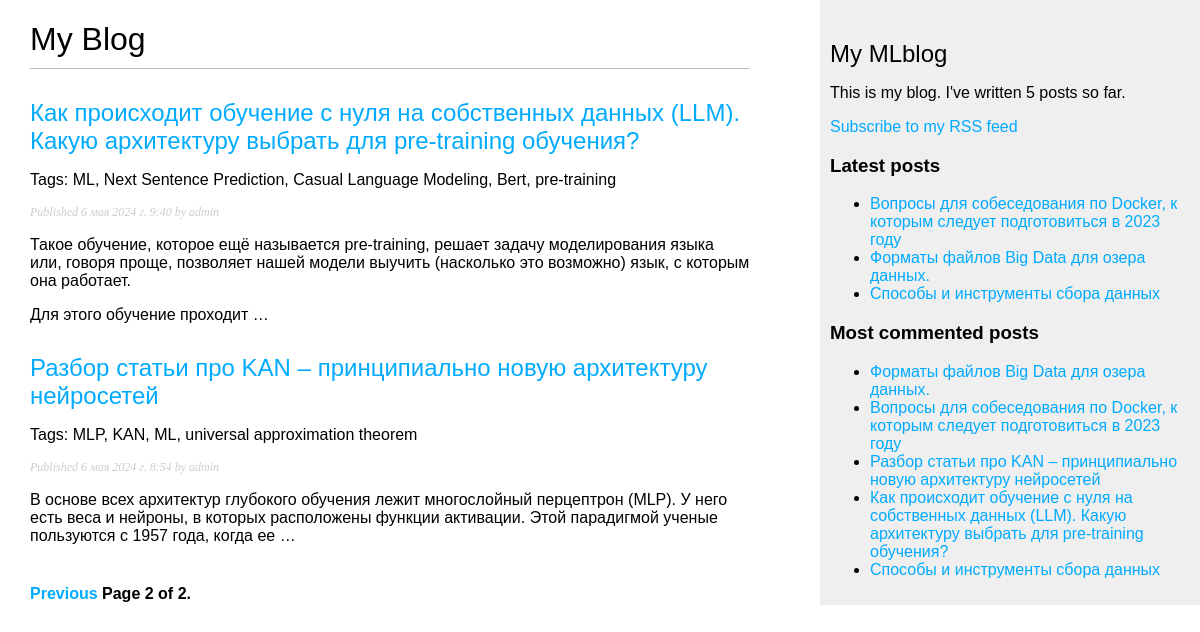
Screenshot of /blog/?page=2 with the database file from the repository.
### blog/models.py (models this page shows, shortened)
class Post(models.Model):
    class Status(models.TextChoices):
        DRAFT = 'DF', 'Draft'
        PUBLISHED = 'PB', 'Published'
    title = models.CharField(max_length=250)
    slug = models.SlugField(max_length=250, unique_for_date='publish')
    author = models.ForeignKey(
        User, on_delete=models.CASCADE, related_name='blog_posts')
    body = models.TextField()
    publish = models.DateTimeField(default=timezone.now)
    created = models.DateTimeField(auto_now_add=True)
    updated = models.DateTimeField(auto_now=True)
    tags = TaggableManager()
    status = models.CharField(
        max_length=2, choices=Status.choices, default=Status.DRAFT)
    objects = models.Manager()  # менеджер, применяемый по умолчанию
    published = PublishedManager()  # конкретно-прикладной менеджер
    class Meta:
        ordering = ['-publish']
        indexes = [
            models.Index(fields=['-publish']),
        ]
    def get_absolute_url(self):
        return reverse('blog:post_detail', args=[self.publish.year,
                                                 self.publish.month,
                                                 self.publish.day,
                                                 self.slug]
                       )

### blog/views.py (the view)
# urls.py: path('', views.post_list, name='post_list'),
def post_list(request, tag_slug=None):
    post_list = Post.published.all()
    tag = None
    if tag_slug:
        tag = get_object_or_404(Tag, slug=tag_slug)
        post_list = post_list.filter(tags__in=[tag])
    paginator = Paginator(post_list, 3)
    page_number = request.GET.get('page', 1)
    try:
        posts = paginator.page(page_number)
    except PageNotAnInteger:
        posts = paginator.page(1)
    except EmptyPage:
        posts = paginator.page(paginator.num_pages)
    return render(request, 'blog/post/list.html', {'posts': posts, 'tag': tag})

### blog/models.py (called while the page is built)
    def get_queryset(self):
        return super().get_queryset().filter(status=Post.Status.PUBLISHED)

### blog/templatetags/blog_tags.py (called while the page is built)
@register.simple_tag
def total_posts():
    return Post.published.count()

@register.inclusion_tag('blog/post/latest_posts.html')
def show_latest_posts(count=5):
    latest_posts = Post.published.order_by('-publish')[:count]
    return {'latest_posts': latest_posts}

@register.simple_tag
def get_most_commented_posts(count=5):
    return Post.published.annotate(total_comments=Count('comments')).order_by('-total_comments')[:count]

@register.filter(name='markdown')
def markdown_format(text):
    return mark_safe(markdown.markdown(text))

### blog/templates/blog/post/list.html (shortened to what this page needs)
{% extends "blog/base.html" %}
{% load blog_tags %}
{% block content %}
<h1>My Blog</h1>
{% for post in posts %}
<h2>
    <a href="{{ post.get_absolute_url }}">
        {{ post.title }}
    </a>
</h2>
<p class="tags">Tags: {{ post.tags.all|join:", " }}</p>
<p class="date">
    Published {{ post.publish }} by {{ post.author }}
</p>
{{ post.body|markdown|truncatewords_html:30 }}
{% endfor %}
{% include "pagination.html" with page=posts %}
{% endblock %}

### blog/templates/blog/base.html (shortened to what this page needs)
{% load blog_tags %}
{% load static %}
<!DOCTYPE html>
<html>
<head>
    <link href="{% static 'css/blog.css' %}" rel="stylesheet">
</head>
<body>
    <div id="content">
        {% block content %}
        {% endblock %}
    </div>
    <div id="sidebar">
        <h2>My MLblog</h2>
        <p>
            This is my blog.
            I've written {% total_posts %} posts so far.
        </p>
        <p>
            <a href="{% url 'blog:post_feed' %}">
                Subscribe to my RSS feed
            </a>
        </p>
        <h3>Latest posts</h3>
        {% show_latest_posts 3 %}
        <h3>Most commented posts</h3>
        {% get_most_commented_posts as most_commented_posts %}
        <ul>
            {% for post in most_commented_posts %}
            <li>
                <a href="{{ post.get_absolute_url }}">{{ post.title }}</a>
            </li>
            {% endfor %}
        </ul>
    </div>
</body>
</html>

### blog/templates/blog/post/latest_posts.html
<ul>
    {% for post in latest_posts %}
    <li>
        <a href="{{ post.get_absolute_url }}">{{ post.title }}</a>
    </li>
    {% endfor %}
</ul>

### blog/static/css/blog.css (style rules this page uses)
body { margin: 0; padding: 0; font-family: helvetica, sans-serif; }
a { color: #00abff; text-decoration: none; }
h1 { font-weight: normal; border-bottom: 1px solid #bbb; padding: 0 0 10px 0; }
h2 { font-weight: normal; margin: 30px 0 0; }
#content { float: left; width: 60%; padding: 0 0 0 30px; }
#sidebar { float: right; width: 30%; padding: 10px; background: #efefef; height: 100%; }
p.date { color: #ccc; font-family: georgia, serif; font-size: 12px; font-style: italic; }

### rows the page displays
Post: title "Как происходит обучение с нуля на собственных данных (LLM). Какую архитектуру выбрать для pre-training обучения?", tags.all "ML, Next Sentence Prediction, Casual Language Modeling, Bert, pre-training", publish "6 мая 2024 г. 9:40", author "admin", body "Такое обучение, которое ещё называется pre-training, решает задачу моделирования языка или, говоря проще, позволяет нашей модели выучить (насколько это возможно) язык, с которым она работает. Для этого обучение проходит …"
Post: title "Разбор статьи про KAN – принципиально новую архитектуру нейросетей", tags.all "MLP, KAN, ML, universal approximation theorem", publish "6 мая 2024 г. 8:54", author "admin", body "В основе всех архитектур глубокого обучения лежит многослойный перцептрон (MLP). У него есть веса и нейроны, в которых расположены функции активации. Этой парадигмой ученые пользуются с 1957 года, когда ее …"
Post: title "Вопросы для собеседования по Docker, к которым следует подготовиться в 2023 году"
Post: title "Форматы файлов Big Data для озера данных."
Post: title "Cпособы и инструменты сбора данных"

### other values shown
{{ page.number }} "2"
{{ page.paginator.num_pages }} "2"
